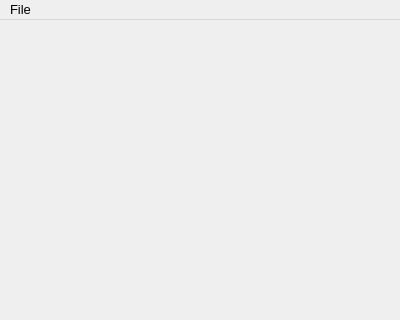
<?xml version="1.0" encoding="UTF-8"?>
<ui version="4.0">
 <class>MainWindow</class>
 <widget class="QMainWindow" name="MainWindow">
  <property name="geometry">
   <rect>
    <x>0</x>
    <y>0</y>
    <width>400</width>
    <height>320</height>
   </rect>
  </property>
  <property name="minimumSize">
   <size>
    <width>400</width>
    <height>320</height>
   </size>
  </property>
  <property name="maximumSize">
   <size>
    <width>400</width>
    <height>320</height>
   </size>
  </property>
  <property name="baseSize">
   <size>
    <width>400</width>
    <height>320</height>
   </size>
  </property>
  <property name="font">
   <font>
    <family>Segoe UI</family>
    <pointsize>10</pointsize>
   </font>
  </property>
  <property name="windowTitle">
   <string>mapMaker</string>
  </property>
  <widget class="QWidget" name="centralWidget"/>
  <widget class="QMenuBar" name="menuBar">
   <property name="geometry">
    <rect>
     <x>0</x>
     <y>0</y>
     <width>400</width>
     <height>21</height>
    </rect>
   </property>
   <widget class="QMenu" name="menuFile">
    <property name="title">
     <string>File</string>
    </property>
    <addaction name="actionNew"/>
    <addaction name="actionOpen"/>
    <addaction name="actionSave"/>
    <addaction name="actionExit"/>
   </widget>
   <addaction name="menuFile"/>
  </widget>
  <action name="actionOpen">
   <property name="text">
    <string>Open</string>
   </property>
   <property name="toolTip">
    <string>Open a map from a file</string>
   </property>
   <property name="shortcut">
    <string>Ctrl+O</string>
   </property>
  </action>
  <action name="actionExit">
   <property name="text">
    <string>Exit</string>
   </property>
   <property name="toolTip">
    <string>Exit the application</string>
   </property>
   <property name="shortcut">
    <string>Ctrl+W</string>
   </property>
  </action>
  <action name="actionSave">
   <property name="text">
    <string>Save</string>
   </property>
   <property name="toolTip">
    <string>Save the current map</string>
   </property>
   <property name="shortcut">
    <string>Ctrl+S</string>
   </property>
  </action>
  <action name="actionNew">
   <property name="text">
    <string>New</string>
   </property>
   <property name="shortcut">
    <string>Ctrl+N</string>
   </property>
  </action>
 </widget>
 <layoutdefault spacing="6" margin="11"/>
 <resources/>
 <connections>
  <connection>
   <sender>actionExit</sender>
   <signal>triggered()</signal>
   <receiver>MainWindow</receiver>
   <slot>close()</slot>
   <hints>
    <hint type="sourcelabel">
     <x>-1</x>
     <y>-1</y>
    </hint>
    <hint type="destinationlabel">
     <x>199</x>
     <y>149</y>
    </hint>
   </hints>
  </connection>
 </connections>
</ui>
